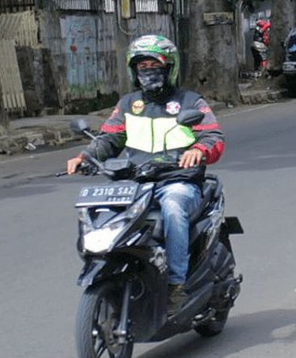
#> input picture Sesi 4/image copy.png, 296 x 358 px
$ python main.py
#> lines starting #> are read from the running program, lines starting #| are printed output that depends on the picture
import imageio.v3 as image
import numpy as np
import matplotlib.pyplot as plt

path = "image copy.png"
my_image = image.imread(path)
#> my_image is the input picture: shape (358, 296, 4); mean R, G, B, A 99.5, 103.6, 109.2, 255

def brightness(img,factor):
#> called with factor = 50
    img_result = img.astype(np.float32)
    img_result = img_result +factor
    img_result = np.clip(img_result,0,255)
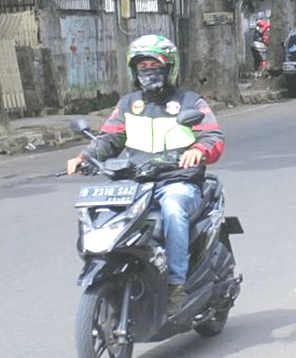
#> img_result: shape (358, 296, 4) float32; mean R, G, B, A 148.3, 152.4, 158, 255.4
    return img_result.astype(np.uint8)

def contrast(img,factor):
#> called with factor = 2
    mean = 128
    img_result = img.astype(np.float32)
    img_result = mean + factor * (img_result - mean)
    img_result = np.clip(img_result,0,255)
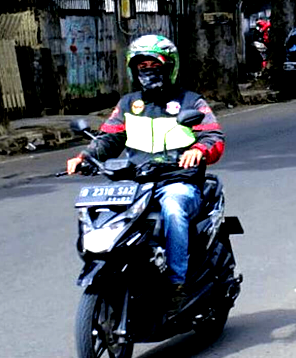
#> img_result: shape (358, 296, 4) float32; mean R, G, B, A 83.1, 89.1, 98.7, 255.4
    return img_result.astype(np.uint8)

bright = brightness(my_image,50)
contrast = contrast(my_image,2)

plt.figure(figsize=(10,10))

plt.subplot(1,3,1)
plt.imshow(my_image,origin="upper")
plt.title("Gambar Asli")

plt.subplot(1,3,2)
plt.imshow(bright,origin="upper")
plt.title("Gambar Brightness")

plt.subplot(1,3,3)
plt.imshow(contrast,origin="upper")
plt.title("Gambar Contrast")

plt.tight_layout()

plt.show()
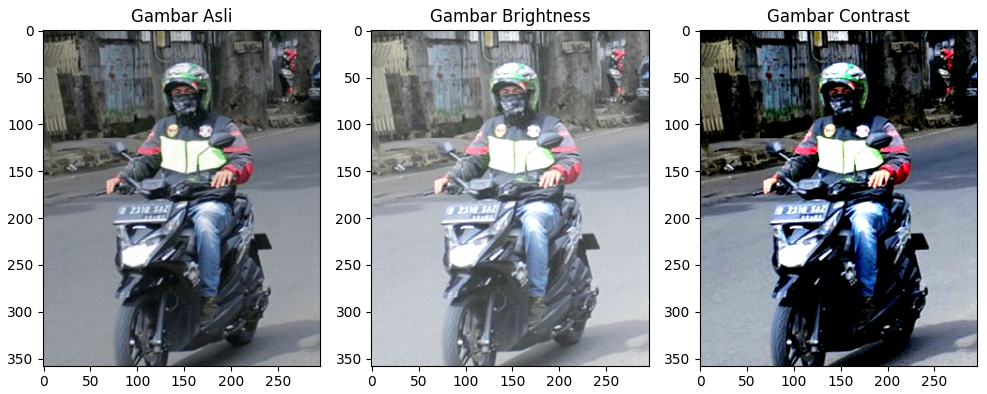
#> figure drawn by matplotlib, 3 panels

$ run again, with Sesi 4/image.png copied over Sesi 4/image copy.png
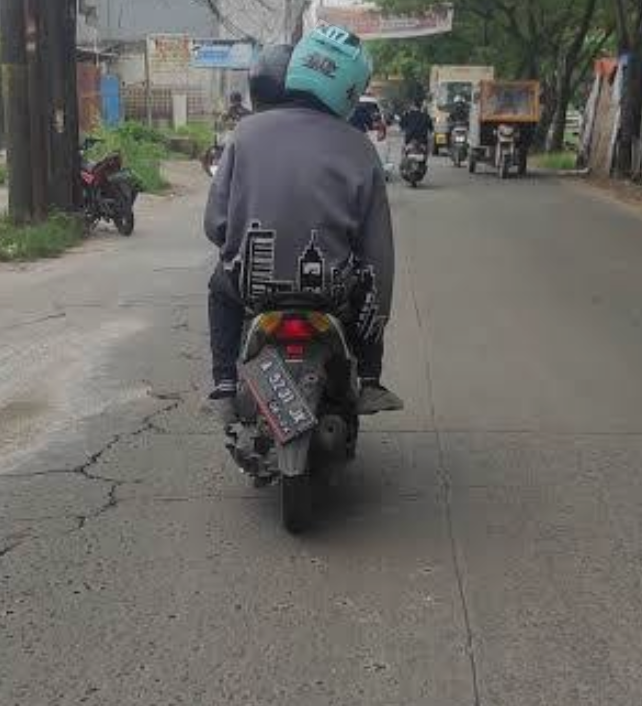
#> input picture Sesi 4/image.png, 642 x 706 px
#> my_image is the input picture: shape (706, 642, 4); mean R, G, B, A 105.5, 103.8, 99.4, 255
#> in contrast, `img_result = np.clip(img_result,0,255)`:
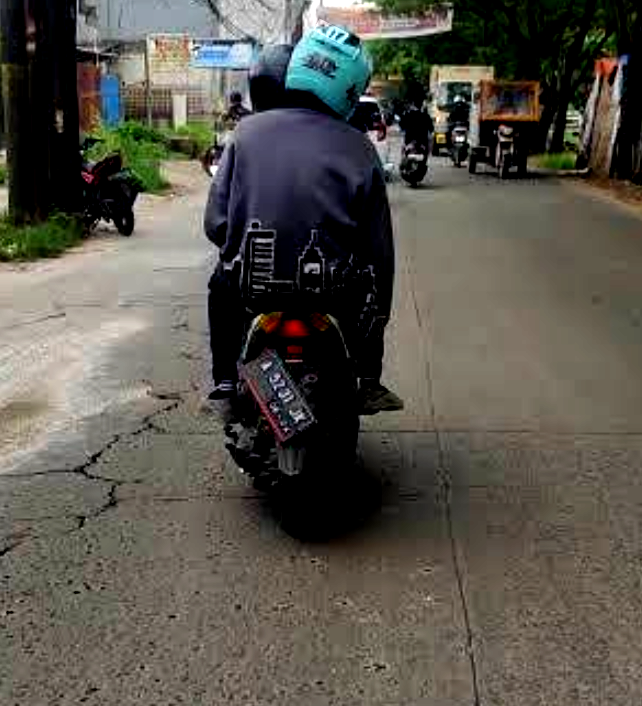
#> img_result: shape (706, 642, 4) float32; mean R, G, B, A 88.7, 85.2, 76.5, 255.9
#> `plt.show()`:
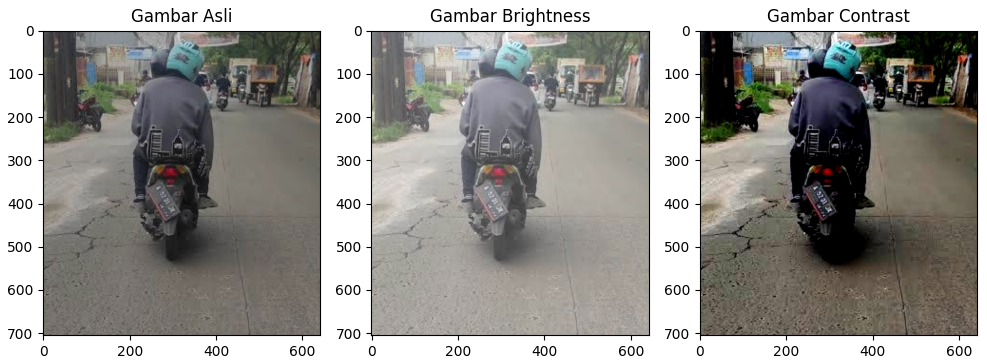
#> figure drawn by matplotlib, 3 panels

$ run again, with Sesi 4/laut.jpeg saved as Sesi 4/image copy.png
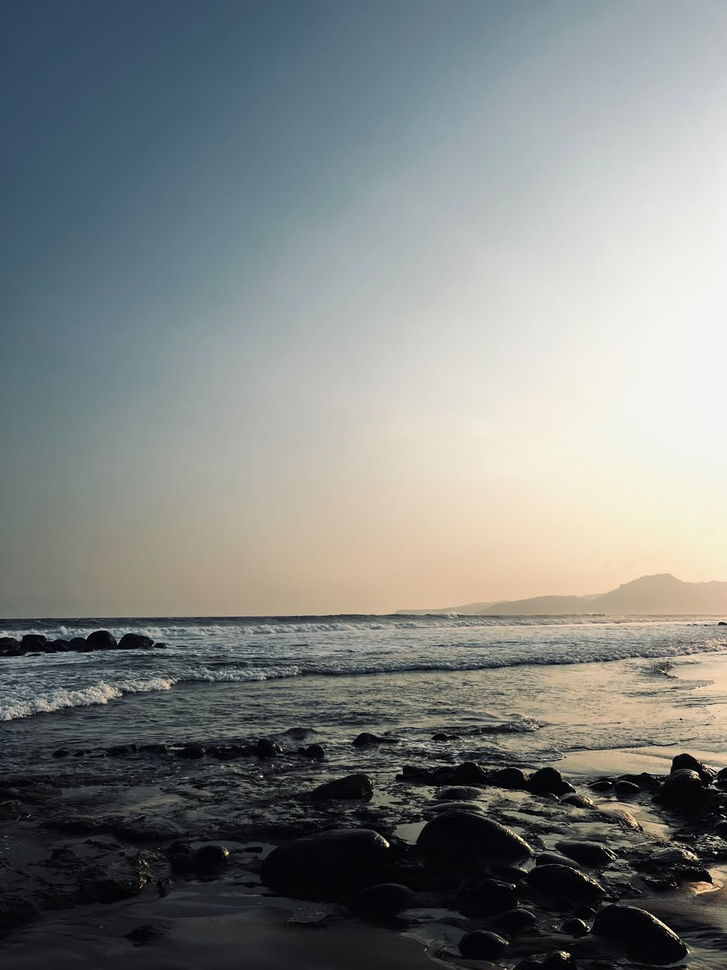
#> input picture Sesi 4/laut.jpeg, 727 x 970 px, shrunk from 960 x 1280 before the run
#> my_image is the input picture: shape (970, 727, 3); mean R, G, B 127.2, 131, 129.1
#> in contrast, `img_result = np.clip(img_result,0,255)`:
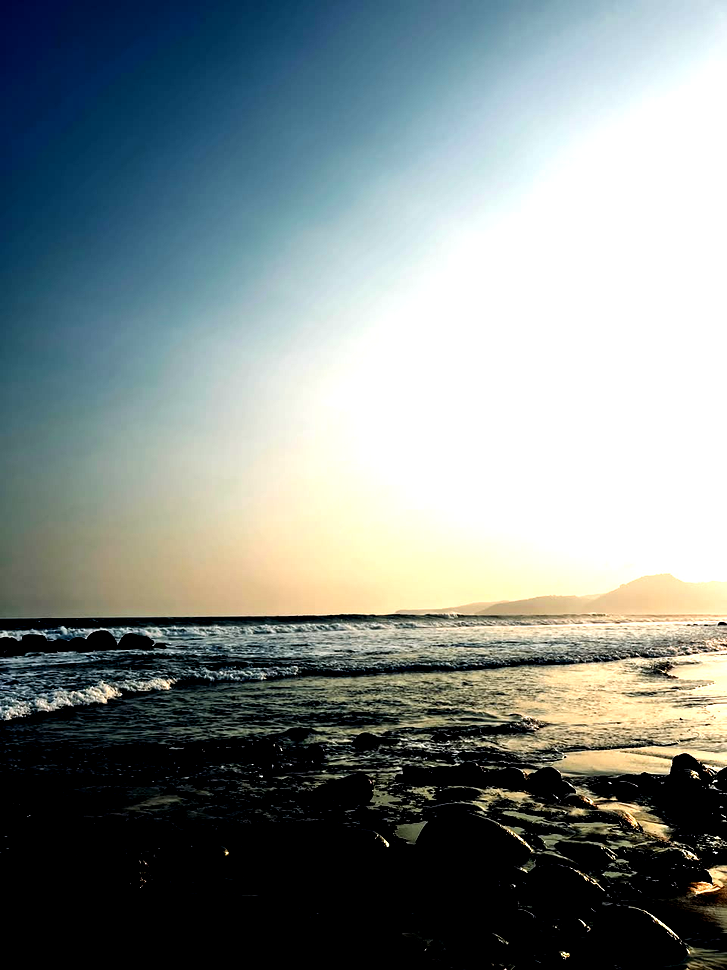
#> img_result: shape (970, 727, 3) float32; mean R, G, B 127.8, 137.8, 136.8
#> `plt.show()`:
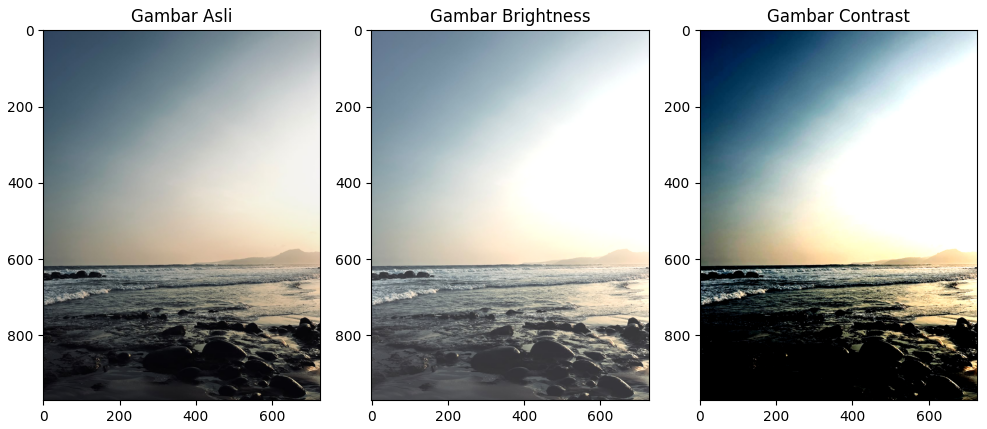
#> figure drawn by matplotlib, 3 panels
